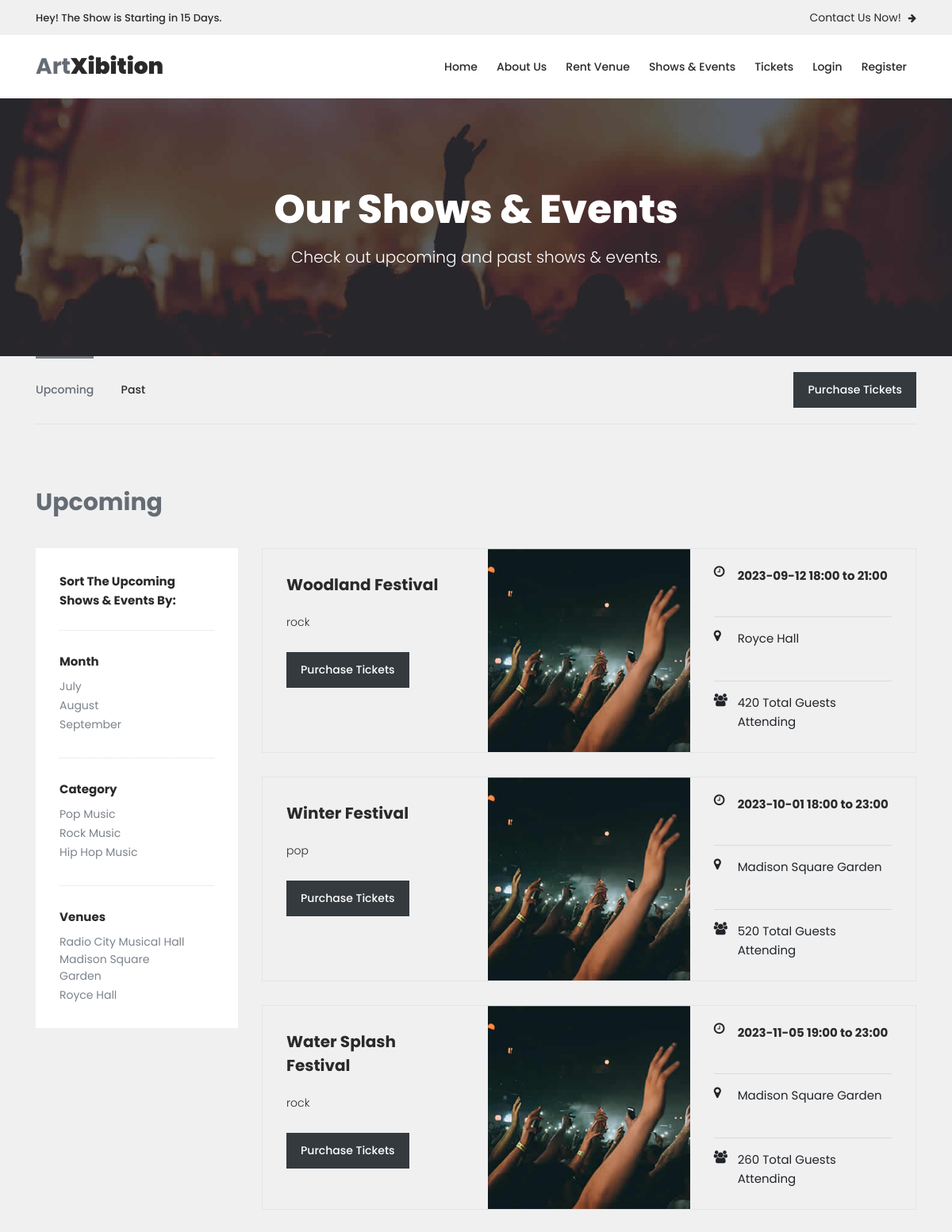
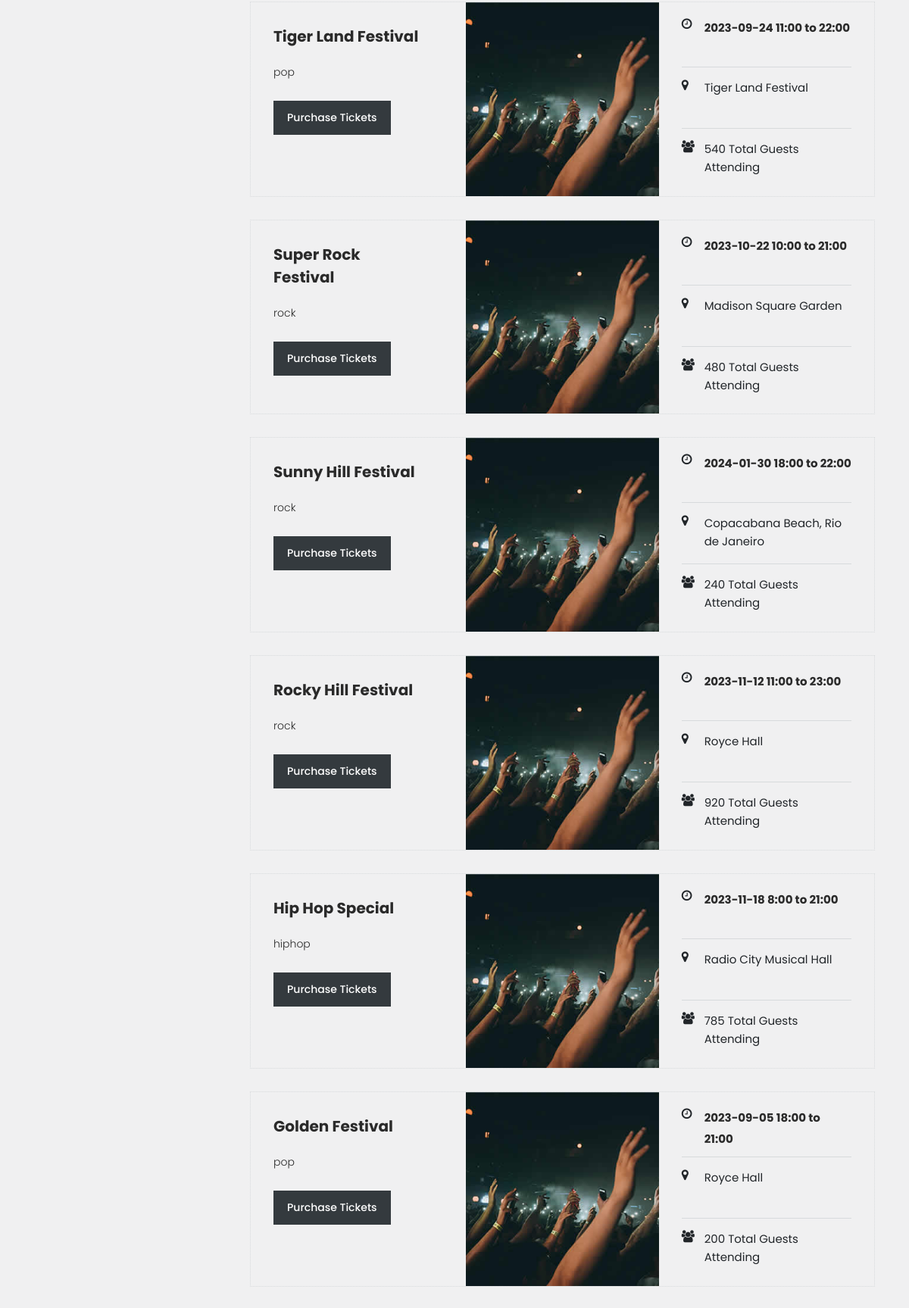
The app's page /shows-events.html (upper part) with its own data (2 pictures, top to bottom).
### app/models.py (models this page shows)
    class Etkinlikler(db.Model):
        etkinlik_id = db.Column(db.Integer, primary_key=True)
        etkinlik_ad = db.Column(db.String(100),nullable=False)
        etkinlik_turu = db.Column(db.String(100),nullable=False)
        etkinlik_yeri = db.Column(db.String(100),nullable=False)
        etkinlik_tarih = db.Column(db.Date, nullable=False)
        etkinlik_baslangic_saati = db.Column(db.Integer, nullable=False)
        etkinlik_bitis_saati = db.Column(db.Integer, nullable=False)
        kapasite = db.Column(db.Integer, nullable=False)
        bilet_id = db.Column(db.Integer, nullable=False)
        users = db.relationship('User', secondary='user_etkinliks', back_populates='etkinliks')

### app/views.py (the view)
@app.route('/shows-events.html')
def shows_events():
    events = Etkinlikler.query.all()
    return render_template('shows-events.html', events=events)

### app/__init__.py (called while the page is built)
@app.before_request
def before_request():
    if "/admin" in request.url:
        if current_user.is_authenticated and current_user.is_admin:
            return None
        else:
            return redirect(url_for("auth.login"))

### app/templates/shows-events.html (shortened to what this page needs)
{% extends 'base.html' %}
{%block content%}
    <div class="page-heading-shows-events">
        <div class="container">
            <div class="row">
                <div class="col-lg-12">
                    <h2>Our Shows & Events</h2>
                    <span>Check out upcoming and past shows & events.</span>
                </div>
            </div>
        </div>
    </div>
    <div class="shows-events-tabs">
        <div class="container">
            <div class="row">
                <div class="col-lg-12">
                    <div class="row" id="tabs">
                        <div class="col-lg-12">
                            <div class="heading-tabs">
                                <div class="row">
                                    <div class="col-lg-8">
                                        <ul>
                                          <li><a href='#tabs-1'>Upcoming</a></li>
                                          <li><a href='#tabs-2'>Past</a></a></li>
                                        </ul>
                                    </div>
                                    <div class="col-lg-4">
                                          <div class="main-dark-button">
                                              <a href="{{ url_for('tickets') }}">Purchase Tickets</a>
                                          </div>
                                    </div>
                                </div>
                            </div>
                        </div>
                        <div class="col-lg-12">
                            <section class='tabs-content'>
                                <article id='tabs-1'>
                                    <div class="row">
                                        <div class="col-lg-12">
                                            <div class="heading"><h2>Upcoming</h2></div>
                                        </div>
                                        <div class="col-lg-3">
                                            <div class="sidebar">
                                                <div class="row">
                                                    <div class="col-lg-12">
                                                        <div class="heading-sidebar">
                                                            <h4>Sort The Upcoming Shows & Events By:</h4>
                                                        </div>
                                                    </div>
                                                    <div class="col-lg-12">
                                                        <div class="month">
                                                            <h6>Month</h6>
                                                            <ul>
                                                                <li><a href="#">July</a></li>
                                                                <li><a href="#">August</a></li>
                                                                <li><a href="#">September</a></li>
                                                            </ul>
                                                        </div>
                                                    </div>
                                                    <div class="col-lg-12">
                                                        <div class="category">
                                                            <h6>Category</h6>
                                                            <ul>
                                                                <li><a href="#">Pop Music</a></li>
                                                                <li><a href="#">Rock Music</a></li>
                                                                <li><a href="#">Hip Hop Music</a></li>
                                                            </ul>
                                                        </div>
                                                    </div>
                                                    <div class="col-lg-12">
                                                        <div class="venues">
                                                            <h6>Venues</h6>
                                                            <ul>
                                                                <li><a href="#">Radio City Musical Hall</a></li>
                                                                <li><a href="#">Madison Square Garden</a></li>
                                                                <li><a href="#">Royce Hall</a></li>
                                                            </ul>
                                                        </div>
                                                    </div>
                                                </div>
                                            </div>
                                        </div>
                                        <div class="col-lg-9">
                                            <div class="row">
                                                {% for event in events %}
                                                    <div class="col-lg-12">
                                                        <div class="event-item">
                                                            <div class="row">
                                                                <div class="col-lg-4">
                                                                    <div class="left-content">
                                                                        <h4>{{event.etkinlik_ad}}</h4>
                                                                        <p>{{event.etkinlik_turu}}</p>
                                                                        <div class="main-dark-button"><a href="#" onclick="purchaseTicketsDetails('{{ event.etkinlik_ad }}')">Purchase Tickets</a></div>
                                                                    </div>
                                                                </div>
                                                                <div class="col-lg-4">
                                                                    <div class="thumb">
                                                                        <img src="/static/assets/images/event-page-01.jpg" alt="">
                                                                    </div>
                                                                </div>
                                                                <div class="col-lg-4">
                                                                    <div class="right-content">
                                                                        <ul>
                                                                            <li>
                                                                                <i class="fa fa-clock-o"></i>
                                                                                <h6>{{event.etkinlik_tarih}} {{event.etkinlik_baslangic_saati}}:00 to {{event.etkinlik_bitis_saati}}:00</h6>
                                                                            </li>
                                                                            <li>
                                                                                <i class="fa fa-map-marker"></i>
                                                                                <span>{{event.etkinlik_yeri}}</span>
                                                                            </li>
                                                                            <li>
                                                                                <i class="fa fa-users"></i>
                                                                                <span>{{event.kapasite}} Total Guests Attending</span>
                                                                            </li>
                                                                        </ul>
                                                                    </div>
                                                                </div>
                                                            </div>
                                                        </div>
                                                    </div>
                                                {% endfor %}
                                            </div>
                                        </div>
                                    </div>
                                </article>
                            </section>
                        </div>
                    </div>
                </div>
            </div>
        </div>
    </div>
{%endblock%}

### app/templates/base.html (shortened to what this page needs)
<!DOCTYPE html>
<html lang="en">
  <head>
  <link rel="stylesheet" type="text/css" href="{{ url_for('static', filename='assets/css/bootstrap.min.css') }}">
  <link rel="stylesheet" type="text/css" href="{{ url_for('static', filename='assets/css/font-awesome.css') }}">
  <link rel="stylesheet" type="text/css" href="{{ url_for('static', filename='assets/css/owl-carousel.css') }}">
  <link rel="stylesheet" href="{{ url_for('static', filename='assets/css/tooplate-artxibition.css') }}">
    </head>
    <body>
    <div class="pre-header">
        <div class="container">
            <div class="row">
                <div class="col-lg-6 col-sm-6">
                    <span>Hey! The Show is Starting in 15 Days.</span>
                </div>
                <div class="col-lg-6 col-sm-6">
                    <div class="text-button">
                        <a href="rent-venue.html">Contact Us Now! <i class="fa fa-arrow-right"></i></a>
                    </div>
                </div>
            </div>
        </div>
    </div>
    <header class="header-area header-sticky">
        {% include "_navbar.html" %}
    </header>
    <main>
        {%block content%}
        {%endblock%}
    </main>
</body>
</html>

### app/templates/_navbar.html (shortened to what this page needs)
<div class="container">
    <div class="row">
        <div class="col-12">
            <nav class="main-nav">
                <a href="/" class="logo">Art<em>Xibition</em></a>
                <ul class="nav">
                    <li><a href="{{ url_for('index') }}">Home</a></li>
                    <li><a href="{{ url_for('about') }}">About Us</a></li>
                    <li><a href="{{ url_for('rent_venue') }}">Rent Venue</a></li>
                    <li><a href="{{ url_for('shows_events') }}">Shows & Events</a></li>
                    <li><a href="{{ url_for('tickets') }}">Tickets</a></li>
                    {% if current_user.is_authenticated %}
                    <li><a href="{{ url_for('my_tickets') }}">My Tickets</a></li>
                        {% if current_user.is_admin %}
                            <li class="nav-item">
                                <a href="{{ url_for('admin.index') }}">AdminPanel</a>
                            </li>
                        {% endif %}
                    <li class="nav-item">
                        <a href="{{ url_for('auth.logout') }}">Logout</a>
                    </li>
                    {% else %}
                    <li class="nav-item">
                        <a href="{{ url_for('auth.login') }}">Login</a>
                    </li>
                    <li class="nav-item">
                        <a href="{{ url_for('auth.register') }}">Register</a>
                    </li>
                    {% endif %}
                </ul>
            </nav>
        </div>
    </div>
</div>

### records on screen
Etkinlikler: etkinlik_ad "Woodland Festival", etkinlik_turu "rock", etkinlik_tarih "2023-09-12", etkinlik_baslangic_saati "18", etkinlik_bitis_saati "21", etkinlik_yeri "Royce Hall", kapasite "420"
Etkinlikler: etkinlik_ad "Winter Festival", etkinlik_turu "pop", etkinlik_tarih "2023-10-01", etkinlik_baslangic_saati "18", etkinlik_bitis_saati "23", etkinlik_yeri "Madison Square Garden", kapasite "520"
Etkinlikler: etkinlik_ad "Water Splash Festival", etkinlik_turu "rock", etkinlik_tarih "2023-11-05", etkinlik_baslangic_saati "19", etkinlik_bitis_saati "23", etkinlik_yeri "Madison Square Garden", kapasite "260"
Etkinlikler: etkinlik_ad "Tiger Land Festival", etkinlik_turu "pop", etkinlik_tarih "2023-09-24", etkinlik_baslangic_saati "11", etkinlik_bitis_saati "22", etkinlik_yeri "Tiger Land Festival", kapasite "540"
Etkinlikler: etkinlik_ad "Super Rock Festival", etkinlik_turu "rock", etkinlik_tarih "2023-10-22", etkinlik_baslangic_saati "10", etkinlik_bitis_saati "21", etkinlik_yeri "Madison Square Garden", kapasite "480"
Etkinlikler: etkinlik_ad "Sunny Hill Festival", etkinlik_turu "rock", etkinlik_tarih "2024-01-30", etkinlik_baslangic_saati "18", etkinlik_bitis_saati "22", etkinlik_yeri "Copacabana Beach, Rio de Janeiro", kapasite "240"
Etkinlikler: etkinlik_ad "Rocky Hill Festival", etkinlik_turu "rock", etkinlik_tarih "2023-11-12", etkinlik_baslangic_saati "11", etkinlik_bitis_saati "23", etkinlik_yeri "Royce Hall", kapasite "920"
Etkinlikler: etkinlik_ad "Hip Hop Special", etkinlik_turu "hiphop", etkinlik_tarih "2023-11-18", etkinlik_baslangic_saati "8", etkinlik_bitis_saati "21", etkinlik_yeri "Radio City Musical Hall", kapasite "785"
Etkinlikler: etkinlik_ad "Golden Festival", etkinlik_turu "pop", etkinlik_tarih "2023-09-05", etkinlik_baslangic_saati "18", etkinlik_bitis_saati "21", etkinlik_yeri "Royce Hall", kapasite "200"
